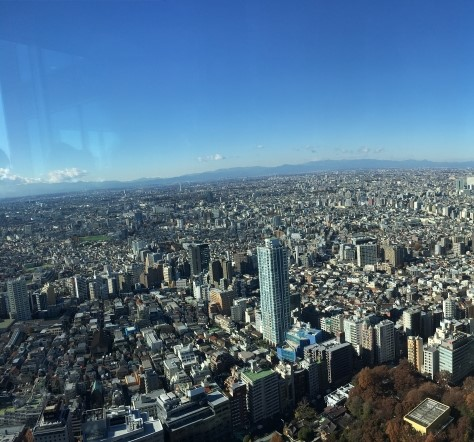
#> input picture src_old/stich/project_images/Japan1.jpg, 474 x 442 px
$ python -i algorithms_keypoints_descriptors.py   (imports and definitions only)
#> lines starting #> are read from the running program, lines starting #| are printed output that depends on the picture
#> further down, picture is the input picture: shape (442, 474, 3); mean B, G, R 132, 108.5, 80
import cv2 as cv
import numpy as np
from skimage.transform import resize


# [82 lines left out: functions readImage, drawKeypoints, increaseBrightness, rotateImage, rotatedMatch, brightnessMatch, not called in this run]


def increase_contrast(img):
    # converting to LAB color space
    lab = cv.cvtColor(img, cv.COLOR_BGR2LAB)
#> lab: shape (442, 474, 3); mean of channels 0, 1, 2 112, 125.9, 112.7
    l_channel, a, b = cv.split(lab)
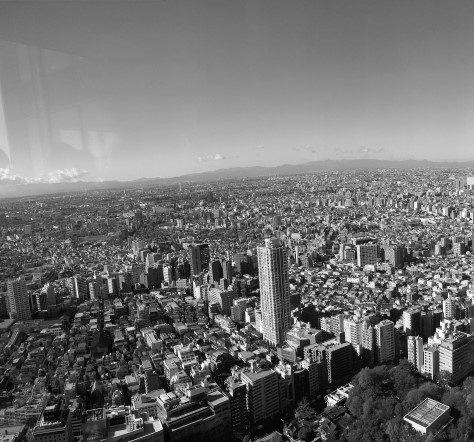
#> l_channel: shape (442, 474); min 1, max 255, mean 112
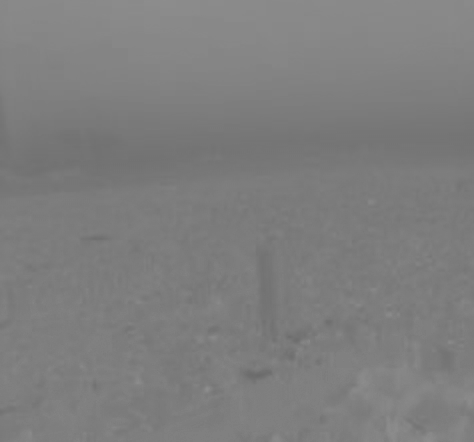
#> a: shape (442, 474); min 106, max 141, mean 125.9
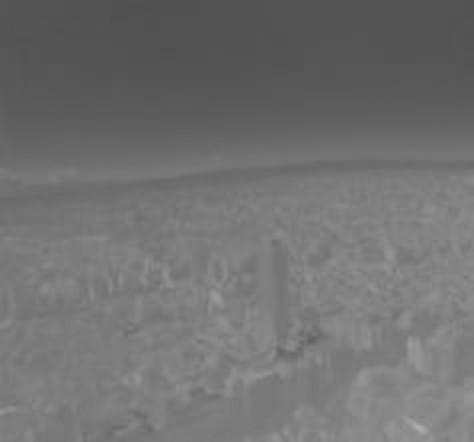
#> b: shape (442, 474); min 79, max 178, mean 112.7

    # Applying CLAHE to L-channel
    # feel free to try different values for the limit and grid size:
    clahe = cv.createCLAHE(clipLimit=2.0, tileGridSize=(8, 8))
    cl = clahe.apply(l_channel)
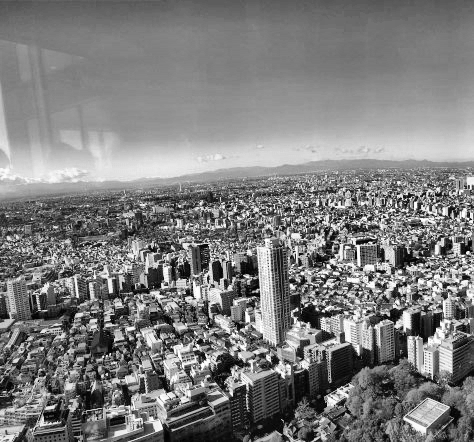
#> cl: shape (442, 474); min 0, max 255, mean 125.4

    # merge the CLAHE enhanced L-channel with the a and b channel
    limg = cv.merge((cl, a, b))
#> limg: shape (442, 474, 3); mean of channels 0, 1, 2 125.4, 125.9, 112.7

    # Converting image from LAB Color model to BGR color spcae
    enhanced_img = cv.cvtColor(limg, cv.COLOR_LAB2BGR)
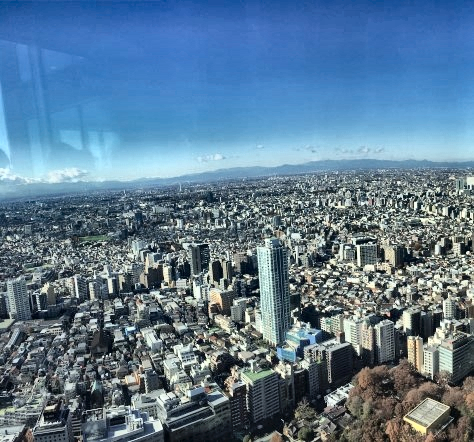
#> enhanced_img: shape (442, 474, 3); mean B, G, R 145.1, 121.9, 92.8

    # Stacking the original image with the enhanced image
    return np.hstack((img, enhanced_img))
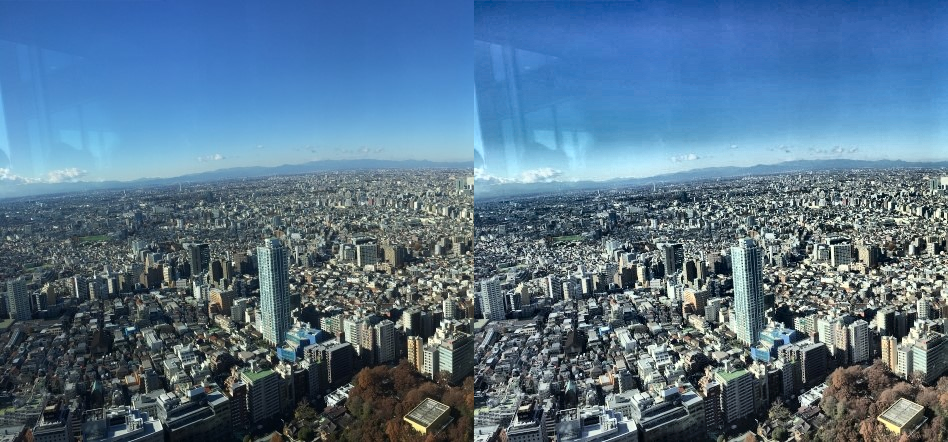
#> returned value: shape (442, 948, 3); mean of channels 0, 1, 2 138.6, 115.2, 86.4; drawn as B, G, R


# [79 lines left out: functions execSift, execSurf, execOrb, execKaze, execAkaze, execBrisk and 2 more, not called in this run]

>>> import cv2
>>> picture = cv2.imread('stich/project_images/Japan1.jpg')
>>> result = increase_contrast(picture)

$ run again, on src_old/stich/project_images/Japan2.jpg
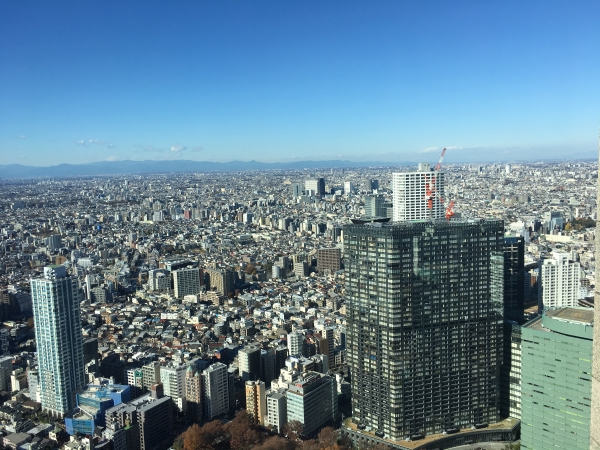
#> input picture src_old/stich/project_images/Japan2.jpg, 600 x 450 px
#> picture is the input picture: shape (450, 600, 3); mean B, G, R 148.5, 130.6, 99.9
#> lab: shape (450, 600, 3); mean of channels 0, 1, 2 133.3, 123.5, 115.6
#> in increase_contrast, `cl = clahe.apply(l_channel)`:
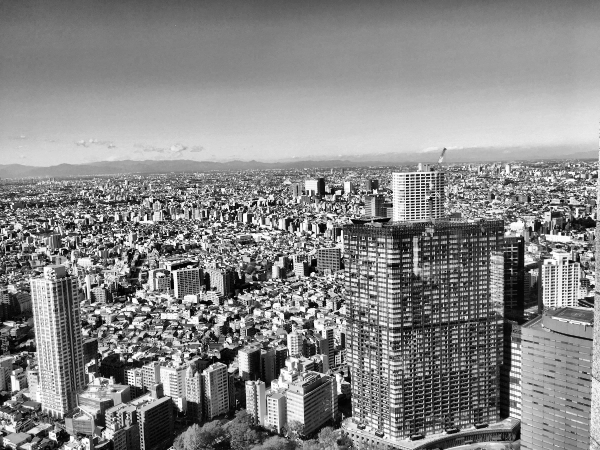
#> cl: shape (450, 600); min 0, max 255, mean 135.7
#> limg: shape (450, 600, 3); mean of channels 0, 1, 2 135.7, 123.5, 115.6
#> in increase_contrast, `return np.hstack((img, enhanced_img))`:
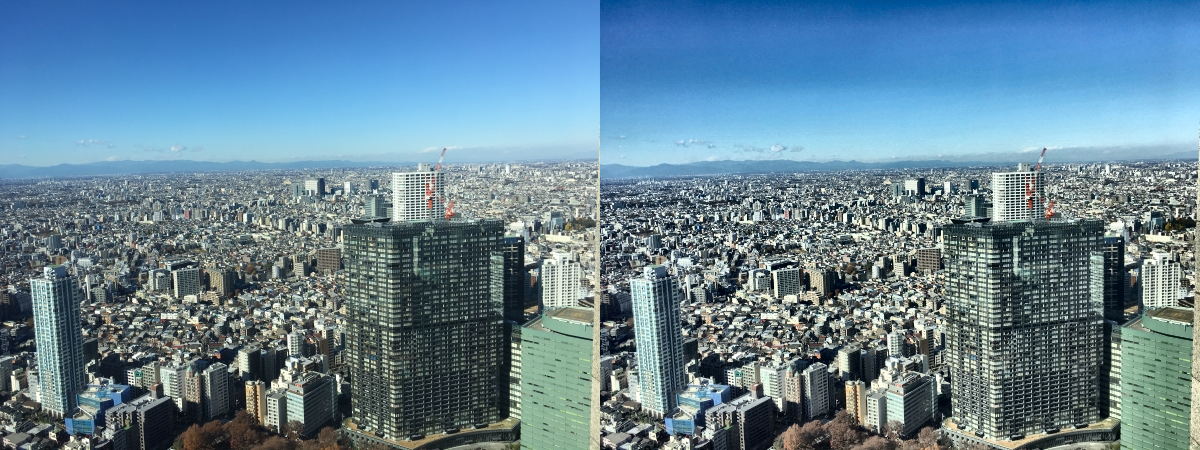
#> returned value: shape (450, 1200, 3); mean of channels 0, 1, 2 149.8, 132, 100.8; drawn as B, G, R

$ run again, on src_old/stich/project_images/Japan3.jpg
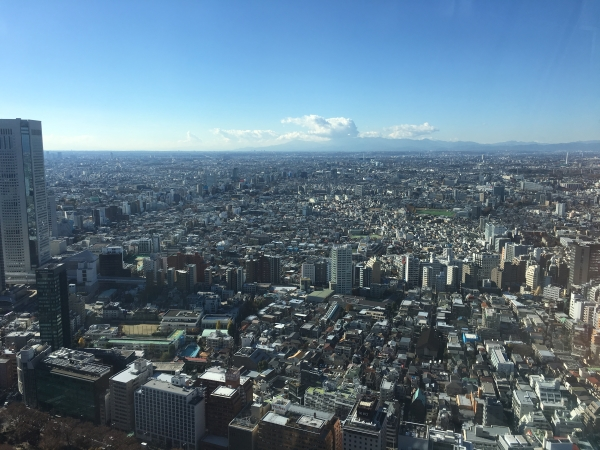
#> input picture src_old/stich/project_images/Japan3.jpg, 600 x 450 px
#> picture is the input picture: shape (450, 600, 3); mean B, G, R 134, 117.4, 93.4
#> lab: shape (450, 600, 3); mean of channels 0, 1, 2 120.3, 124.3, 116.6
#> in increase_contrast, `cl = clahe.apply(l_channel)`:
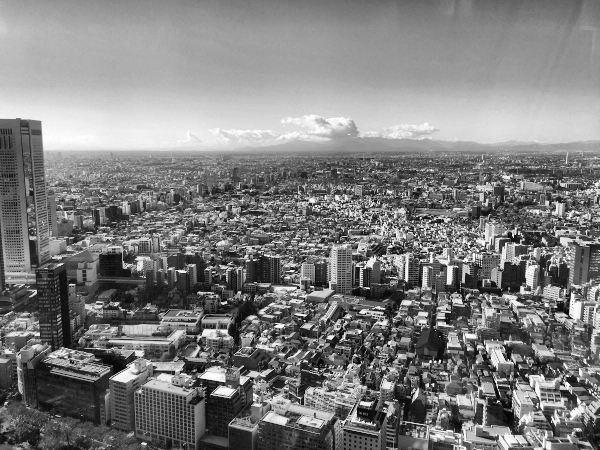
#> cl: shape (450, 600); min 6, max 255, mean 126.3
#> limg: shape (450, 600, 3); mean of channels 0, 1, 2 126.3, 124.3, 116.6
#> in increase_contrast, `return np.hstack((img, enhanced_img))`:
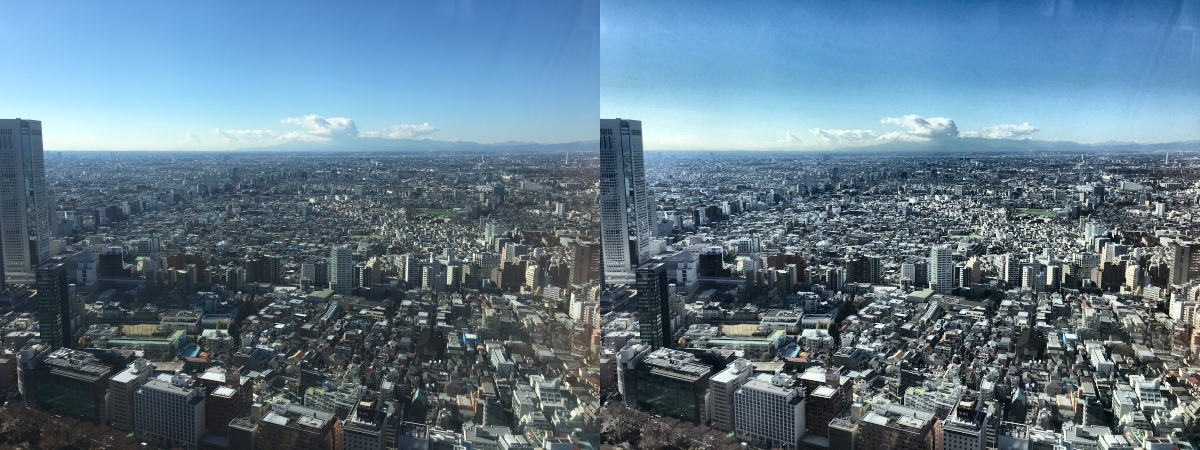
#> returned value: shape (450, 1200, 3); mean of channels 0, 1, 2 137, 120.4, 96.2; drawn as B, G, R

$ run again, on src_old/stich/project_images/Rainier1.png
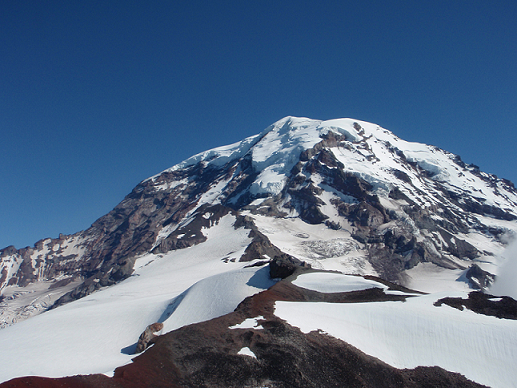
#> input picture src_old/stich/project_images/Rainier1.png, 517 x 388 px
#> picture is the input picture: shape (388, 517, 3); mean B, G, R 135.7, 109.3, 88.8
#> lab: shape (388, 517, 3); mean of channels 0, 1, 2 114.4, 129.9, 111
#> in increase_contrast, `cl = clahe.apply(l_channel)`:
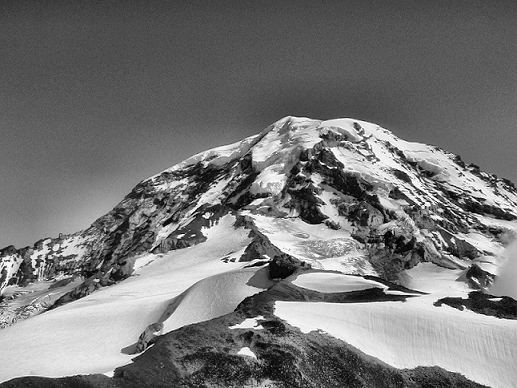
#> cl: shape (388, 517); min 0, max 255, mean 118.2
#> limg: shape (388, 517, 3); mean of channels 0, 1, 2 118.2, 129.9, 111
#> in increase_contrast, `return np.hstack((img, enhanced_img))`:
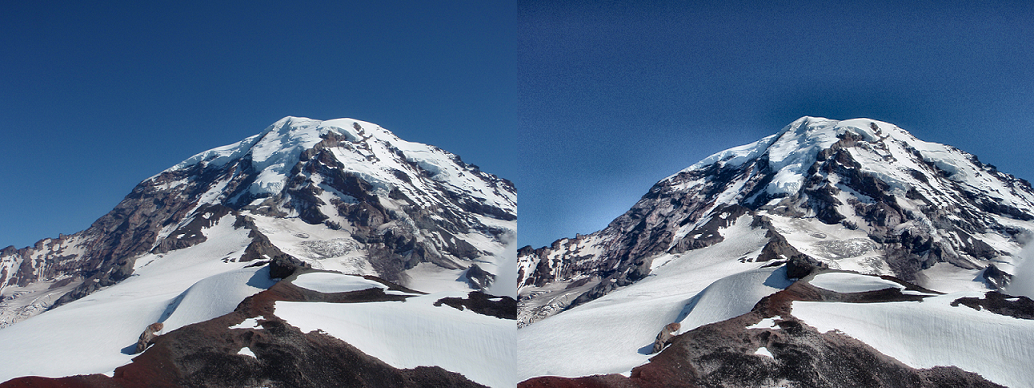
#> returned value: shape (388, 1034, 3); mean of channels 0, 1, 2 137.7, 111.2, 91; drawn as B, G, R
